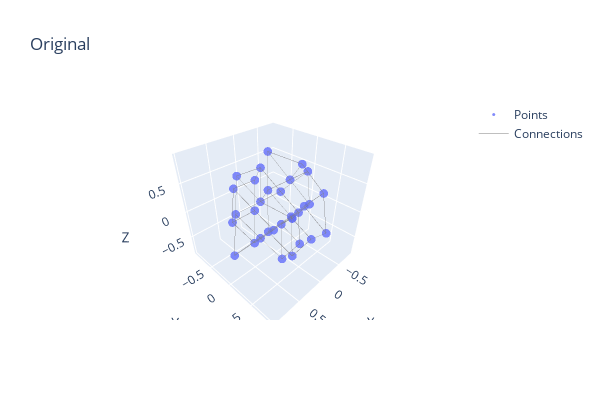
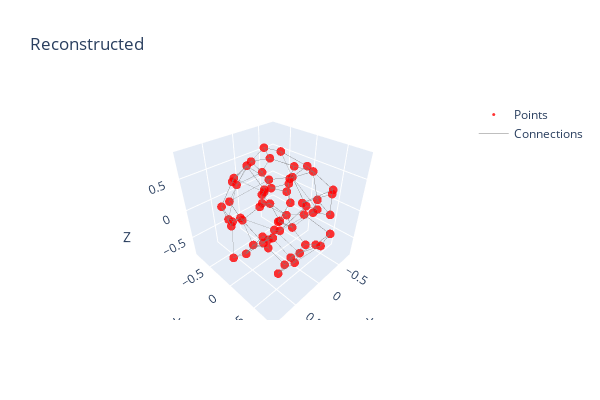

Notebook code cell kept with these figures, in order:
### Code cell
fig_original = plot_point_cloud_3d(
    original_points[0][:, :3],  # Take only XYZ coordinates
    n_connections=3,
    title='Original',
    point_size=3, 
)
fig_original.update_layout(
    width=600,  
    height=400 
)
fig_original.show()

# Visualize reconstructed points (first sample)
fig_reconstructed = plot_point_cloud_3d(
    reconstructed_points[0][:, :3],  # Take only XYZ coordinates
    n_connections=3,
    title='Reconstructed',
    point_size=3,
    color='red'
)
fig_reconstructed.update_layout(
    width=600,  
    height=400
)
fig_reconstructed.show()

### Figure 1 — Plotly figure (JSON) as saved in the notebook; plotly's stock layout.template omitted (floating-point values rounded to 4 significant figures; data arrays with more than 128 entries replaced by an {"elided": "..."} marker saying what was removed)
{"data": [{"marker": {"opacity": 0.8, "size": 3}, "mode": "markers", "name": "Points", "type": "scatter3d", "x": [-0.348, -0.3853, -0.6862, -0.5212, -0.4344, -0.8212, -0.3577, 0.3679, -0.04693, 0.2045, -0.1834, 0.5061, 0.2543, -0.2988, 0.1677, -0.2204, 0.1179, 0.3322, -0.1335, 0.4193, -0.05672, 0.03086, -0.27, 0.1937, 0.2809, -0.1079, -0.02128, 0.6703, 0.9724, 0.5831, -0.104, -0.104], "y": [-0.9079, 0.1895, -0.1219, 0.2222, -0.3429, -0.08917, 0.5655, -0.4735, -0.5966, -0.8174, -0.5633, -0.5064, -0.2853, -0.3756, 0.2797, 0.5336, -0.2527, 0.6235, -0.03148, 0.05862, 0.8769, 0.3123, 0.0008385, 0.6549, 0.09025, 0.3423, -0.2194, -0.1629, 0.1483, 0.402, 0.223, 0.223], "z": [0.04759, -0.8204, -0.4491, -0.02385, 0.01151, 0.3474, 0.4033, 0.5623, -0.3243, 0.1368, 0.4734, -0.2349, -0.6954, -0.7848, -0.7307, -0.3949, 0.1011, -0.3049, -0.3598, -0.27, 0.03183, 0.06624, 0.4375, 0.493, 0.5267, 0.8654, 0.9011, 0.1906, -0.1802, 0.156, -0.08922, -0.08922]}, {"line": {"color": "gray", "width": 1}, "mode": "lines", "name": "Connections", "opacity": 0.5, "type": "scatter3d", "x": {"elided": "288 float values"}, "y": {"elided": "288 float values"}, "z": {"elided": "288 float values"}}], "layout": {"height": 400, "scene": {"aspectmode": "data", "xaxis": {"title": {"text": "X"}}, "yaxis": {"title": {"text": "Y"}}, "zaxis": {"title": {"text": "Z"}}}, "title": {"text": "Original"}, "width": 600}}

### Figure 2 — Plotly figure (JSON) as saved in the notebook; plotly's stock layout.template omitted (floating-point values rounded to 4 significant figures; data arrays with more than 128 entries replaced by an {"elided": "..."} marker saying what was removed)
{"data": [{"marker": {"color": "red", "colorscale": [[0, "#440154"], [0.1111, "#482878"], [0.2222, "#3e4989"], [0.3333, "#31688e"], [0.4444, "#26828e"], [0.5556, "#1f9e89"], [0.6667, "#35b779"], [0.7778, "#6ece58"], [0.8889, "#b5de2b"], [1, "#fde725"]], "opacity": 0.8, "size": 3}, "mode": "markers", "name": "Points", "type": "scatter3d", "x": [-0.6559, 0.5032, 0.5934, -0.3676, -0.2383, 0.1539, -0.2655, -0.4302, 0.0004584, 0.1979, -0.6833, 0.2007, 0.3054, 0.7524, 0.5217, -0.4445, -0.6223, 0.3611, -0.3825, -0.4653, 0.6593, 0.4741, -0.3969, 0.317, 0.04728, 0.0869, 0.2503, -0.2016, 0.09461, -0.237, -0.3129, -0.1269, 0.128, -0.2361, -0.76, 0.6199, 0.1179, 0.8605, 0.4784, -0.3284, 0.2339, -0.6342, -0.5742, 0.6081, -0.1219, 0.4962, -0.7082, 0.3737, 0.3811, -0.1543, -0.1746, 0.2039, -0.2155, -0.2443, 0.009212, 0.2362, 0.2814, 0.04547, -0.1721, 0.1207, 0.005773, -0.7237, -0.04517, -0.4815], "y": [-0.3596, 0.5438, 0.3571, -0.6839, 0.765, 0.6252, 0.5455, -0.1487, -0.2995, -0.03191, -0.3332, -0.7206, 0.6996, -0.02832, -0.3955, 0.5901, 0.5002, 0.2258, -0.3283, -0.1054, 0.02908, 0.4989, -0.02559, -0.2148, -0.8297, 0.7349, 0.1756, -0.3398, 0.3462, -0.01794, 0.3296, -0.3712, -0.6477, 0.2999, 0.02278, -0.4267, -0.1237, 0.08146, 0.4305, -0.4629, -0.2748, -0.3822, 0.5081, -0.2235, -0.05185, -0.1307, 0.1331, -0.4275, -0.6627, -0.6908, 0.3125, 0.03935, -0.1349, -0.6344, 0.3138, 0.5758, 0.000582, -0.1342, 0.3589, 0.2955, 0.7949, 0.1796, -0.3492, -0.5966], "z": [0.01597, 0.2295, -0.02332, 0.2091, -0.1306, 0.44, -0.486, 0.2747, 0.1191, 0.4016, -0.3619, 0.2456, -0.1515, 0.4772, -0.2258, 0.3893, -0.1541, 0.7082, -0.6043, 0.4779, 0.2215, -0.5479, -0.5648, 0.7161, 0.08557, 0.4131, -0.2645, -0.1508, 0.6873, -0.2264, -0.657, 0.7792, -0.4696, 0.6982, 0.3355, 0.1452, 0.2872, -0.2793, 0.1609, 0.5314, -0.7001, -0.1385, 0.2311, -0.00513, 0.8221, -0.6087, -0.3459, 0.4863, -0.3236, 0.4623, 0.1795, -0.4132, -0.3909, -0.3796, -0.7161, -0.4628, -0.3287, -0.7982, 0.01195, -0.8007, -0.1671, -0.08385, -0.07601, -0.09556]}, {"line": {"color": "gray", "width": 1}, "mode": "lines", "name": "Connections", "opacity": 0.5, "type": "scatter3d", "x": {"elided": "576 float values"}, "y": {"elided": "576 float values"}, "z": {"elided": "576 float values"}}], "layout": {"height": 400, "scene": {"aspectmode": "data", "xaxis": {"title": {"text": "X"}}, "yaxis": {"title": {"text": "Y"}}, "zaxis": {"title": {"text": "Z"}}}, "title": {"text": "Reconstructed"}, "width": 600}}
